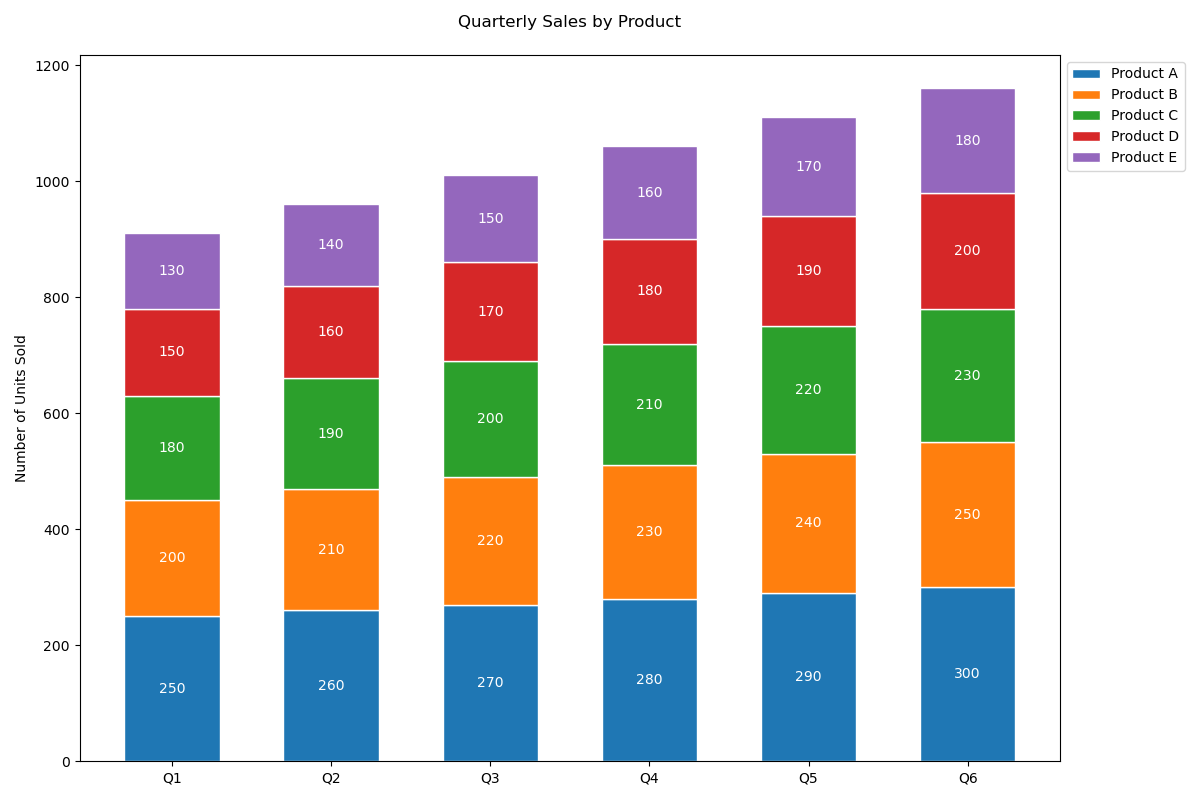

Write Python code to recreate this figure.

import matplotlib.pyplot as plt

# Data
categories = ['Q1', 'Q2', 'Q3', 'Q4', 'Q5', 'Q6']
product_a = [250, 260, 270, 280, 290, 300]
product_b = [200, 210, 220, 230, 240, 250]
product_c = [180, 190, 200, 210, 220, 230]
product_d = [150, 160, 170, 180, 190, 200]
product_e = [130, 140, 150, 160, 170, 180]

# Cumulative values for stacking
cumulative_a = product_a
cumulative_b = [a + b for a, b in zip(cumulative_a, product_b)]
cumulative_c = [b + c for b, c in zip(cumulative_b, product_c)]
cumulative_d = [c + d for c, d in zip(cumulative_c, product_d)]
cumulative_e = [d + e for d, e in zip(cumulative_d, product_e)]

# Figure and axis
fig, ax = plt.subplots(figsize=(12, 8))

# Stacked bar chart
ax.bar(categories, product_a, color='#1f77b4', edgecolor='white', width=0.6, label='Product A')
ax.bar(categories, product_b, bottom=cumulative_a, color='#ff7f0e', edgecolor='white', width=0.6, label='Product B')
ax.bar(categories, product_c, bottom=cumulative_b, color='#2ca02c', edgecolor='white', width=0.6, label='Product C')
ax.bar(categories, product_d, bottom=cumulative_c, color='#d62728', edgecolor='white', width=0.6, label='Product D')
ax.bar(categories, product_e, bottom=cumulative_d, color='#9467bd', edgecolor='white', width=0.6, label='Product E')

# Adding labels and a title, and a legend
ax.set_ylabel('Number of Units Sold')
ax.set_title('Quarterly Sales by Product', pad=20)
ax.legend(loc='upper left', bbox_to_anchor=(1, 1))

# Adding numerical labels
for i in range(len(categories)):
    plt.text(i, cumulative_a[i] / 2, str(product_a[i]), ha='center', va='center', color='white')
    plt.text(i, cumulative_a[i] + (product_b[i] / 2), str(product_b[i]), ha='center', va='center', color='white')
    plt.text(i, cumulative_b[i] + (product_c[i] / 2), str(product_c[i]), ha='center', va='center', color='white')
    plt.text(i, cumulative_c[i] + (product_d[i] / 2), str(product_d[i]), ha='center', va='center', color='white')
    plt.text(i, cumulative_d[i] + (product_e[i] / 2), str(product_e[i]), ha='center', va='center', color='white')

# Adjusting layout for better fit and visuals
plt.tight_layout()

# Show the plot
plt.show()
